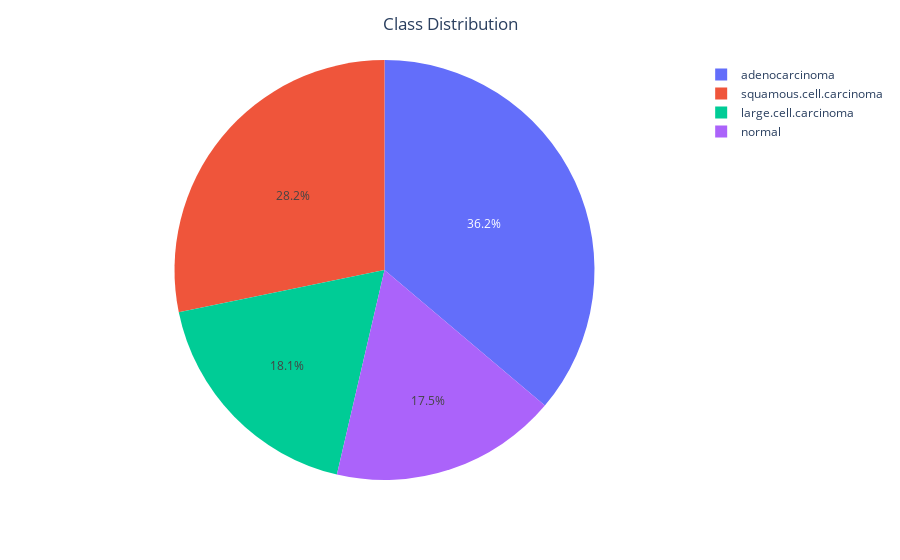

The notebook cell saved with this chart:
### Code cell
fig = px.pie(names=class_names, values=class_dis, width=600)
fig.update_layout({"title":{'text':"Class Distribution","x":0.5}})
fig.show()

### Figure 1 — Plotly figure (JSON) as saved in the notebook; plotly's stock layout.template omitted (floating-point values rounded to 4 significant figures)
{"data": [{"domain": {"x": [0, 1], "y": [0, 1]}, "hovertemplate": "label=%{label}<br>value=%{value}<extra></extra>", "labels": ["adenocarcinoma", "large.cell.carcinoma", "normal", "squamous.cell.carcinoma"], "legendgroup": "", "name": "", "showlegend": true, "type": "pie", "values": [323, 162, 156, 252]}], "layout": {"autosize": true, "legend": {"tracegroupgap": 0}, "margin": {"t": 60}, "title": {"text": "Class Distribution", "x": 0.5}}}
